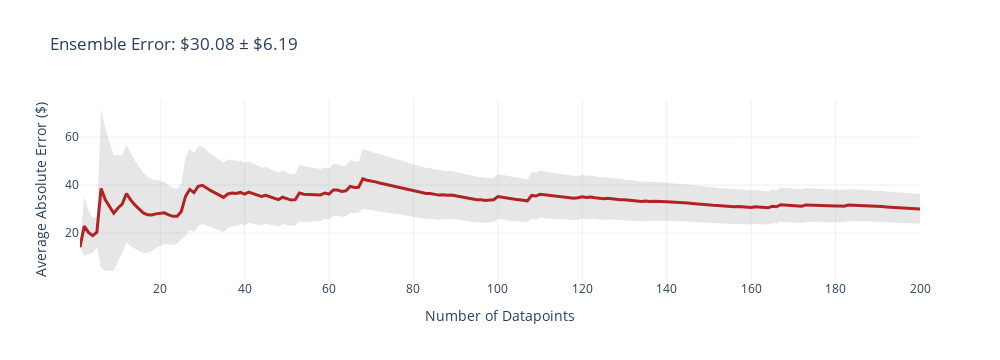
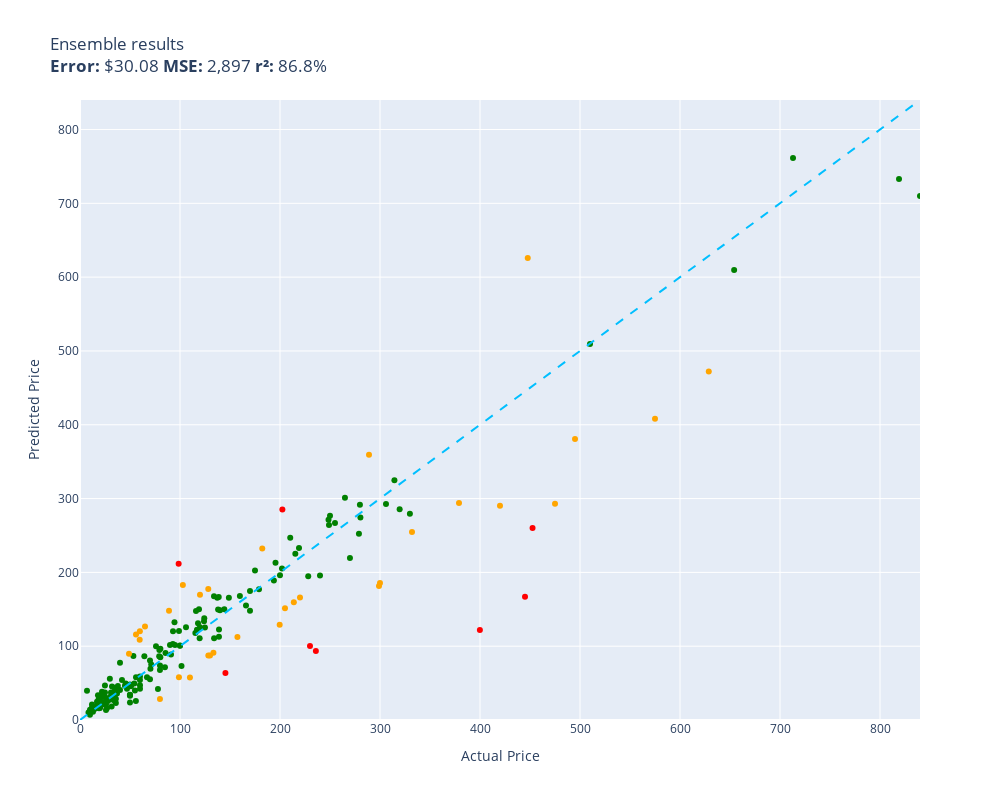

Notebook code cell kept with these figures, in order:
### Code cell
evaluate(ensemble, test)

### Figure 1 — Plotly figure (JSON) as saved in the notebook; plotly's stock layout.template omitted (floating-point values rounded to 4 significant figures; data arrays with more than 128 entries replaced by an {"elided": "..."} marker saying what was removed)
{"data": [{"fill": "toself", "fillcolor": "rgba(128,128,128,0.2)", "hoverinfo": "skip", "line": {"color": "rgba(255,255,255,0)"}, "name": "95% CI", "showlegend": false, "type": "scatter", "x": {"elided": "400 int values"}, "y": {"elided": "400 float values"}}, {"customdata": {"elided": "200x1 float values"}, "hovertemplate": "n=%{x}<br>Avg Error=$%{y:,.2f}<br>±95% CI=$%{customdata[0]:,.2f}<extra></extra>", "line": {"color": "firebrick", "width": 3}, "mode": "lines", "name": "Cumulative Avg Error", "type": "scatter", "x": {"elided": "200 int values"}, "y": {"elided": "200 float values"}}], "layout": {"height": 360, "showlegend": false, "title": {"text": "Ensemble Error: $30.08 ± $6.19"}, "width": 1000, "xaxis": {"title": {"text": "Number of Datapoints"}}, "yaxis": {"title": {"text": "Average Absolute Error ($)"}}}}

### Figure 2 — Plotly figure (JSON) as saved in the notebook; plotly's stock layout.template omitted (floating-point values rounded to 4 significant figures; data arrays with more than 128 entries replaced by an {"elided": "..."} marker saying what was removed)
{"data": [{"customdata": {"elided": "160x1 str values"}, "hovertemplate": "%{customdata[0]}<extra></extra>", "legendgroup": "green", "marker": {"color": "green", "size": 6, "symbol": "circle"}, "mode": "markers", "name": "green", "orientation": "v", "showlegend": true, "type": "scatter", "x": {"elided": "160 float values"}, "xaxis": "x", "y": {"elided": "160 float values"}, "yaxis": "y"}, {"customdata": [["RBC12-UPC Replacement Battery Cartridge ...\nGuess=$100.19 Actual=$229.99"], ["DEWALT 20V MAX* XR Impact Driver with Bl...\nGuess=$260.20 Actual=$452.53"], ["Aolemi Oil Rubbed Bronze Single Function...\nGuess=$211.56 Actual=$98.65"], ["Wenger City Upgrade Laptop Backpack with...\nGuess=$63.57 Actual=$145.42"], ["Evan-Fischer Front Bumper Cover Compatib...\nGuess=$285.18 Actual=$202.38"], ["Sumerain S1339CM Double Handle Widesprea...\nGuess=$93.60 Actual=$235.86"], ["Lighted Triangle Mirror Cabinet Bathroom...\nGuess=$166.90 Actual=$445.00"], ["Canon Sure Shot 90u 35mm Date Camera\nGuess=$121.96 Actual=$399.89"]], "hovertemplate": "%{customdata[0]}<extra></extra>", "legendgroup": "red", "marker": {"color": "red", "size": 6, "symbol": "circle"}, "mode": "markers", "name": "red", "orientation": "v", "showlegend": true, "type": "scatter", "x": [230.0, 452.5, 98.65, 145.4, 202.4, 235.9, 445.0, 399.9], "xaxis": "x", "y": [100.2, 260.2, 211.6, 63.57, 285.2, 93.6, 166.9, 122.0], "yaxis": "y"}, {"customdata": [["Metabo HPT 36V MultiVolt™ Cordless Rotar...\nGuess=$294.08 Actual=$379.00"], ["Bam Trekking 3027SB Single Black Clarine...\nGuess=$254.57 Actual=$332.00"], ["Mini PC, Kinupute Desktop Computer E3-12...\nGuess=$380.71 Actual=$495.00"], ["Clementoni 39132.5 Jigsaw Puzzle 1,000 P...\nGuess=$28.33 Actual=$79.95"], ["Evergreen HSHB2005 Cylinder Head Gasket ...\nGuess=$108.74 Actual=$59.69"], ["Travelpro Platinum Elite Slim Business L...\nGuess=$159.43 Actual=$213.83"], ["JRready ST6313 DT Deutsch Connector Kit,...\nGuess=$128.88 Actual=$199.68"], ["Dakota Alert MURS Alert Probe Sensor - M...\nGuess=$165.84 Actual=$219.99"], ["3D Tree Hole Branches 075 Stair Risers D...\nGuess=$87.29 Actual=$129.99"], ["KOHLER 18865-CP Filtered Water Faucet, P...\nGuess=$292.93 Actual=$475.00"], ["Western Digital Enterprise RE4-GP 2TB SA...\nGuess=$57.50 Actual=$109.95"], ["Poison Spyder 10-08-020 Rocker Knocker\nGuess=$472.18 Actual=$628.76"], ["Marvel Legends Series X-Men 6-Inch Archa...\nGuess=$57.91 Actual=$98.95"], ["ANZO USA 111207 GMC SIERRA 99-06 / YUKON...\nGuess=$232.48 Actual=$182.28"], ["EMART Photography C Stand with Boom Arm,...\nGuess=$169.75 Actual=$119.99"], ["Grey Pneumatic 1311SD Impact Socket Set\nGuess=$112.60 Actual=$157.43"], ["Walker Exhaust Ultra EPA 16478 Direct Fi...\nGuess=$408.01 Actual=$574.99"], ["Mikrotik RB3011UIAS-RM RouterBOARD 10xGi...\nGuess=$181.71 Actual=$299.00"], ["DuraGo 29515020 Front Hub Assembly\nGuess=$87.52 Actual=$128.34"], ["Linkloos Solar Street Lights Outdoor Wat...\nGuess=$115.87 Actual=$55.99"], ["GENUINE VOLVO THERMOSTAT (3.0, 3.2) S60 ...\nGuess=$182.84 Actual=$102.85"], ["CradlePoint Compact Broadband Router (CB...\nGuess=$147.93 Actual=$89.00"], ["Hp Pavilion P7-1257c Motherboard Aahd3-h...\nGuess=$120.22 Actual=$59.86"], ["UPR Mach 1 Chin Spoiler Fits 94-98 Musta...\nGuess=$126.76 Actual=$64.99"], ["SP Air Corporation SP-8102BU 1/4-Inch He...\nGuess=$151.44 Actual=$204.99"], ["ROHL WSGUM3018WH Wire Sink Grids, White\nGuess=$177.62 Actual=$128.28"], ["A-Premium Front Suspension Steering Knuc...\nGuess=$89.60 Actual=$48.99"], ["Audio Techinca ATW-T1002 System 10 Handh...\nGuess=$359.40 Actual=$289.00"], ["Steering Wheel, Carbon Fiber Automotive ...\nGuess=$625.85 Actual=$447.74"], ["Pacific Drums PDCM1618TTRB 16 x 18 Inche...\nGuess=$290.19 Actual=$419.99"], ["HP Laserjet 2100 Laser Printer W/Test Pr...\nGuess=$185.75 Actual=$299.98"], ["Targus CityGear Durable Backpack, Black,...\nGuess=$91.01 Actual=$133.43"]], "hovertemplate": "%{customdata[0]}<extra></extra>", "legendgroup": "orange", "marker": {"color": "orange", "size": 6, "symbol": "circle"}, "mode": "markers", "name": "orange", "orientation": "v", "showlegend": true, "type": "scatter", "x": [379.0, 332.0, 495.0, 79.95, 59.69, 213.8, 199.7, 220.0, 130.0, 475.0, 110.0, 628.8, 98.95, 182.3, 120.0, 157.4, 575.0, 299.0, 128.3, 55.99, 102.8, 89.0, 59.86, 64.99, 205.0, 128.3, 48.99, 289.0, 447.7, 420.0, 300.0, 133.4], "xaxis": "x", "y": [294.1, 254.6, 380.7, 28.33, 108.7, 159.4, 128.9, 165.8, 87.29, 292.9, 57.5, 472.2, 57.91, 232.5, 169.8, 112.6, 408.0, 181.7, 87.52, 115.9, 182.8, 147.9, 120.2, 126.8, 151.4, 177.6, 89.6, 359.4, 625.8, 290.2, 185.8, 91.01], "yaxis": "y"}, {"hoverinfo": "skip", "line": {"color": "deepskyblue", "dash": "dash", "width": 2}, "mode": "lines", "name": "y = x", "showlegend": false, "type": "scatter", "x": [0, 840.0], "y": [0, 840.0]}], "layout": {"height": 800, "legend": {"title": {"text": "color"}, "tracegroupgap": 0}, "showlegend": false, "title": {"text": "Ensemble results<br><b>Error:</b> $30.08 <b>MSE:</b> 2,897 <b>r²:</b> 86.8%"}, "width": 1000, "xaxis": {"anchor": "y", "domain": [0, 1], "range": [0, 840.0], "title": {"text": "Actual Price"}}, "yaxis": {"anchor": "x", "domain": [0, 1], "range": [0, 840.0], "title": {"text": "Predicted Price"}}}}
